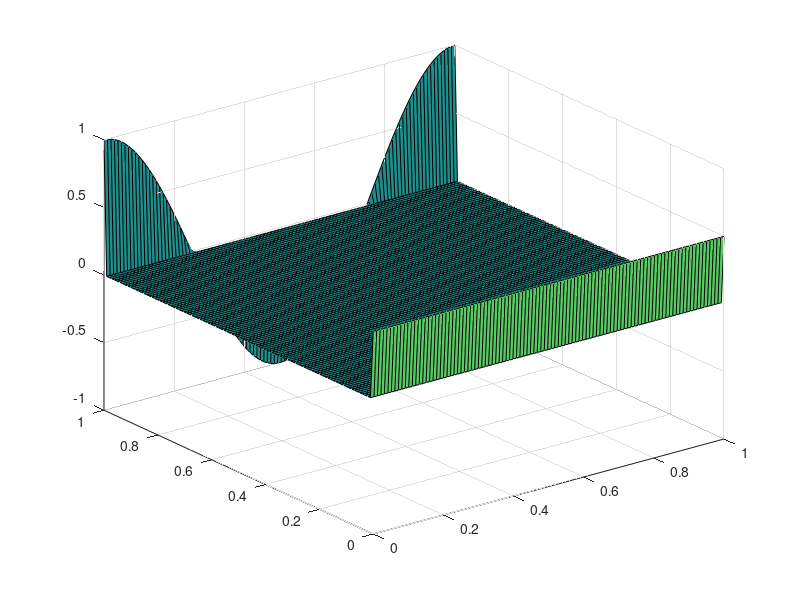

The MATLAB script that drew this image: (Note: this script raises an error after producing the figure.)
%EJERCICIO 4 - BARTOLOM� ORTIZ VISO Y MIGUEL L�PEZ P�REZ
%
%Resolucion de la ecuacion de Laplace sobre el disco:
%
%\Delta u(x)=0 con x \in D={x_1^2+x_2^2\leq 1} 
%
% u(x)=x_1^2  para x\in \mathbb{S}^1=\partial D
%
%transformandola mediante un cambio de variables que nos permite tratar el problema
%en un cuadrado [0,1]\times[0,1] siguiendo las indicaciones del ejercicio
%8 de la relacion 2.
%
%En un paso final se podria adaptar el codigo para compararlo con la solucion 
%analitica exacta,evaluando esta en el mallado y comparando los resultados en valor absoluto
% como en otros ejercicios a entregar.




% DEFINIMOS los datos del problema
a = 0; 
b = 1; 

% DEFINIMOS los datos de la discretizacion
m = 100;     
h = (b-a)/(m+1);

% Puntos del mallado incluidos los contornos
x = linspace(a,b,m+2);  
y = linspace(a,b,m+2); 
[X,Y] = meshgrid(x,y);       
X = X' ;    % De esta forma las coordenadas del nodo (i,j) 
Y = Y' ;    
%
% CONSTRUCCION del SEL: 

e = ones(m,1); %vector de unos
%Generamos matrices C
e1=(e.*((1)./(2*(pi*x(2:m+1)).^2)))(1,:);
C= spdiags([e1'],[0],m,m);
%Creamos lo que llamamos matriz A, mas o menos como en el ejercicio 1, teniendo en cuenta el desfase de  el spdiags
diag=((x(1:m)+(h/2))./(x(1:m)))';
diag2=((x(2:m+1)-(h/2))./(x(2:m+1)))';
diapri=(((x(2:m+1)+(h/2))+(x(2:m+1)-(h/2)))./(x(2:m+1))+((1)./(2*pi*x(2:m+1)).^2));
diapri=diapri';
A= spdiags([diag2 diapri diag],[-1 0 1],m,m);


%donde se va a almacenar la matriz A, la diagonal principal
I = speye(m+1); 
%Ponemos donde se va a almacenar la C, en la posici�n S y T
S = spdiags([e e],[-1 1],m+1,m+1);
T=zeros(m+1,m+1);
T(1,m+1)=1;
T(m+1,1)=1;

%Creamos la matriz A finalmente metiendo las cajas
D = (kron(I,A) + kron(S,C)+kron(T,C)) ./(h^2); 

#T�rminos independientes

#aproximaci�n del origen
aprox=(1/(m+1)).*sum((cos(2.*pi.*x(1:m+1)).^2));
aprox2=ones(1,m).*aprox;

rhs=zeros(m,m+1); #matriz donde guardaremos los t�rminos independientes
a=((x(2:m+1)-h/2)./(x(2:m+1).*(m+1))).*aprox2; 
rhs(:,1)=-a;
b=(cos(2*pi.*x(2:m+1)).^2).*(((x(m+1)+h/2)./x(m+1))); 
rhs(:,m) = -b;
F = reshape(rhs,[],1);

%
% RESOLVEMOS el SEL:
uvec = D\F;  
uvec;
Iint = 2:m+1;       % indices de los nodos interiores en x
Jint = 1:m+1; 
#ponemos el valor de los nodos interiores
usoln(Iint,Jint) = reshape(uvec,m,m+1);
#ponemos los t�rminos de frontera de la soluci�n
usoln(1:m+2,m+2)=cos(2*pi*x(1:m+2)); #condici�n Dirichlet en u(1,theta)
usoln(1:m+2,1)=(1/(m+1))*sum(cos(2.*pi.*x(1:m+1)).^2); #aproximaci�n de la condici�n dirichlet en u(0,theta)
usoln(m+2,1:m+2)=usoln(1,1:m+2); #condici�n peri�dica u(r,0)=u(r,1)
surf(X,Y,usoln)
%pause
%contour3(X,Y,usoln,30)
axis([a b a b])
title('Solucion numerica calculada')